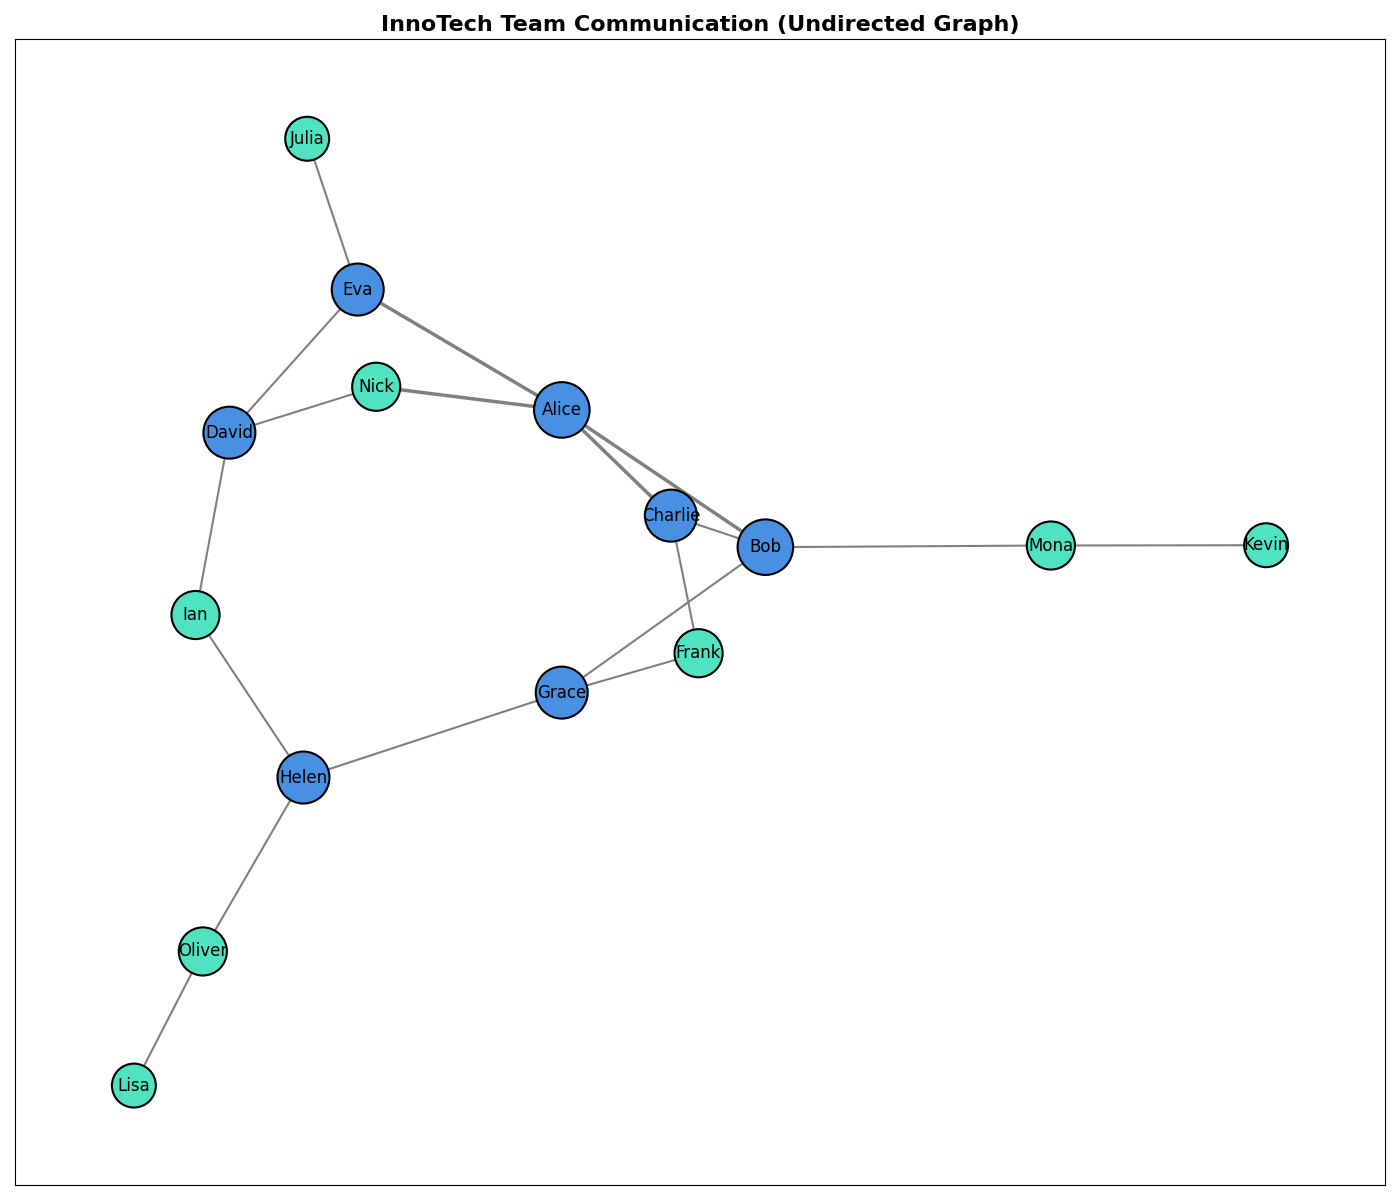

This figure's Python source:
import matplotlib.pyplot as plt
import networkx as nx

G = nx.Graph()

members = [
    'Alice', 'Bob', 'Charlie', 'David', 'Eva', 'Frank', 'Grace', 'Helen', 
    'Ian', 'Julia', 'Kevin', 'Lisa', 'Mona', 'Nick', 'Oliver'
]
G.add_nodes_from(members)

edges = [
    ('Alice', 'Bob'), ('Alice', 'Charlie'), ('Alice', 'Eva'),
    ('Bob', 'Charlie'), ('Bob', 'Grace'), ('Charlie', 'Frank'),
    ('David', 'Eva'), ('David', 'Ian'), ('Eva', 'Julia'),
    ('Frank', 'Grace'), ('Grace', 'Helen'), ('Helen', 'Ian'),
    ('Kevin', 'Mona'), ('Mona', 'Bob'), ('Lisa', 'Oliver'),
    ('Nick', 'Alice'), ('Nick', 'David'), ('Oliver', 'Helen')
]
G.add_edges_from(edges)

pos = nx.spring_layout(G, seed=42)

node_sizes = [800 + 200 * G.degree(node) for node in G.nodes()]
node_colors = ['#4A90E2' if G.degree(node) > 2 else '#50E3C2' for node in G.nodes()]

plt.figure(figsize=(14, 12))

nx.draw_networkx_nodes(G, pos, node_size=node_sizes, node_color=node_colors, edgecolors='black', linewidths=1.5)

edge_widths = [2.5 if 'Alice' in edge else 1.5 for edge in edges]
nx.draw_networkx_edges(G, pos, edgelist=edges, width=edge_widths, edge_color='gray', style='solid')

nx.draw_networkx_labels(G, pos, font_size=12, font_color='black', font_family='sans-serif')

plt.title("InnoTech Team Communication (Undirected Graph)", fontsize=16, fontweight='bold')

plt.tight_layout()

plt.show()
